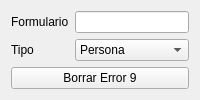
             <widget class="QWidget" name="tabE9">
              <attribute name="title">
               <string>Error 9</string>
              </attribute>
              <layout class="QFormLayout" name="formLayout">
               <item row="0" column="0">
                <widget class="QLabel" name="label">
                 <property name="text">
                  <string>Formulario</string>
                 </property>
                </widget>
               </item>
               <item row="0" column="1">
                <widget class="QLineEdit" name="E9Form">
                 <property name="inputMask">
                  <string>99999999</string>
                 </property>
                </widget>
               </item>
               <item row="1" column="0">
                <widget class="QLabel" name="label_2">
                 <property name="text">
                  <string>Tipo</string>
                 </property>
                </widget>
               </item>
               <item row="1" column="1">
                <widget class="QComboBox" name="E9Tipo">
                 <item>
                  <property name="text">
                   <string>Persona</string>
                  </property>
                 </item>
                 <item>
                  <property name="text">
                   <string>Asociado</string>
                  </property>
                 </item>
                 <item>
                  <property name="text">
                   <string>Integrante</string>
                  </property>
                 </item>
                </widget>
               </item>
               <item row="2" column="0" colspan="2">
                <widget class="QPushButton" name="E9Boton">
                 <property name="text">
                  <string>Borrar Error 9</string>
                 </property>
                </widget>
               </item>
              </layout>
             </widget>
